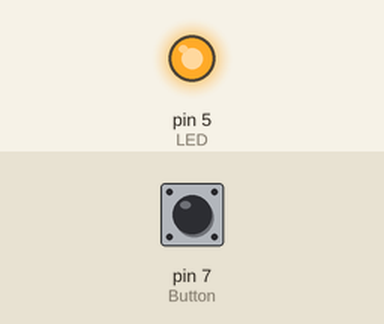
The sketch below on a simulated Arduino Uno, built with avr-gcc and run on an emulated ATmega328P. Parts: output pins drawn as LEDs (lit = HIGH). The test bench sets the inputs (shaded band); at power-on: pin 7 (Button) LOW.

Above: at 1.2 s.
1.3 s: pin 7 (Button) pulled HIGH for 0.15 s
At 1.37 s:
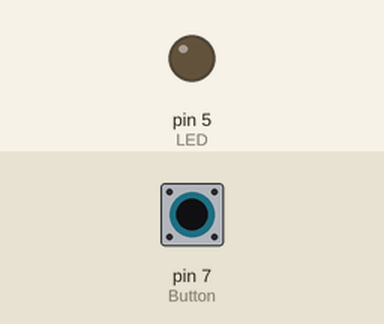
2.9 s: pin 7 (Button) pulled HIGH for 3.2 s
At 7.0 s:
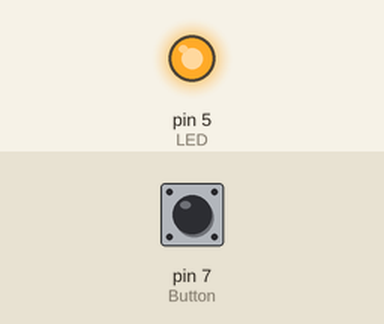
Timing chart, 0 to 8.5 s (numbered marks = the images above; inputs shaded):
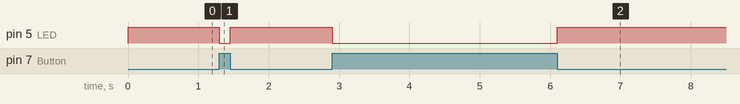

The sketch:

button.ino
```cpp
#define Button 7
#define LED 5

int buttonState = 0;
void setup() {
  pinMode(Button, INPUT);
  pinMode(LED, OUTPUT);

}

void loop() {
 buttonState = digitalRead(Button);
// if(buttonState)
//    digitalWrite(LED, LOW);
// else digitalWrite(LED, HIGH);
  buttonState ? digitalWrite(LED, LOW) : digitalWrite(LED, HIGH);
}
```

Measured:
- after the input at 1.3 s, pin 5 (LED): HIGH → LOW at once, → HIGH 0.15 s later
- after the input at 2.9 s, pin 5 (LED): HIGH → LOW at once, → HIGH 3.2 s later
